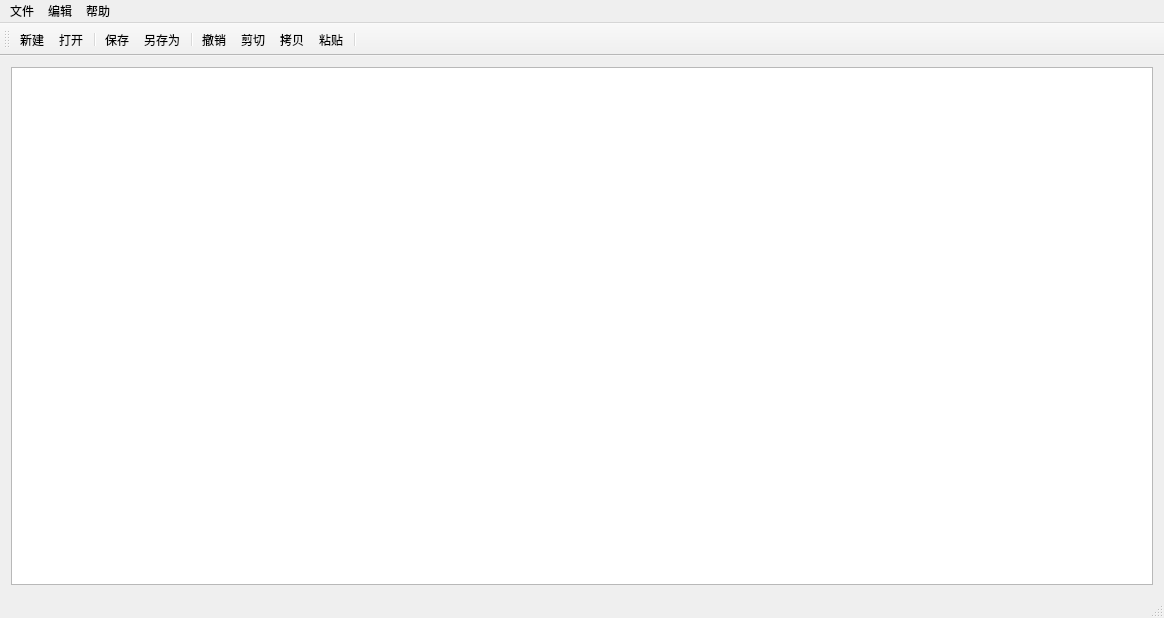
<?xml version="1.0" encoding="UTF-8"?>
<ui version="4.0">
 <class>MainWindow</class>
 <widget class="QMainWindow" name="MainWindow">
  <property name="geometry">
   <rect>
    <x>0</x>
    <y>0</y>
    <width>1164</width>
    <height>618</height>
   </rect>
  </property>
  <property name="windowTitle">
   <string>MainWindow</string>
  </property>
  <widget class="QWidget" name="centralWidget">
   <layout class="QGridLayout" name="gridLayout">
    <item row="0" column="0">
     <widget class="QTextEdit" name="textEdit"/>
    </item>
   </layout>
  </widget>
  <widget class="QMenuBar" name="menuBar">
   <property name="geometry">
    <rect>
     <x>0</x>
     <y>0</y>
     <width>1164</width>
     <height>28</height>
    </rect>
   </property>
   <widget class="QMenu" name="menu_file">
    <property name="title">
     <string>文件</string>
    </property>
    <addaction name="action_new"/>
    <addaction name="separator"/>
    <addaction name="action_open"/>
    <addaction name="separator"/>
    <addaction name="action_save"/>
    <addaction name="separator"/>
    <addaction name="action_saveas"/>
    <addaction name="action_close"/>
   </widget>
   <widget class="QMenu" name="menu_edit">
    <property name="title">
     <string>编辑</string>
    </property>
    <addaction name="action_undo"/>
    <addaction name="action_cut"/>
    <addaction name="action_copy"/>
    <addaction name="action_paste"/>
   </widget>
   <widget class="QMenu" name="menu_help">
    <property name="title">
     <string>帮助</string>
    </property>
    <addaction name="action_about"/>
   </widget>
   <addaction name="menu_file"/>
   <addaction name="menu_edit"/>
   <addaction name="menu_help"/>
  </widget>
  <widget class="QToolBar" name="mainToolBar">
   <attribute name="toolBarArea">
    <enum>TopToolBarArea</enum>
   </attribute>
   <attribute name="toolBarBreak">
    <bool>false</bool>
   </attribute>
   <addaction name="action_new"/>
   <addaction name="action_open"/>
   <addaction name="separator"/>
   <addaction name="action_save"/>
   <addaction name="action_saveas"/>
   <addaction name="separator"/>
   <addaction name="action_undo"/>
   <addaction name="action_cut"/>
   <addaction name="action_copy"/>
   <addaction name="action_paste"/>
   <addaction name="separator"/>
  </widget>
  <widget class="QStatusBar" name="statusBar">
   <property name="enabled">
    <bool>true</bool>
   </property>
  </widget>
  <action name="action_new">
   <property name="icon">
    <iconset resource="image.qrc">
     <normaloff>:/images/images/new.png</normaloff>:/images/images/new.png</iconset>
   </property>
   <property name="text">
    <string>新建</string>
   </property>
  </action>
  <action name="action_open">
   <property name="icon">
    <iconset resource="image.qrc">
     <normaloff>:/images/images/open.png</normaloff>:/images/images/open.png</iconset>
   </property>
   <property name="text">
    <string>打开</string>
   </property>
  </action>
  <action name="action_save">
   <property name="icon">
    <iconset resource="image.qrc">
     <normaloff>:/images/images/save.png</normaloff>:/images/images/save.png</iconset>
   </property>
   <property name="text">
    <string>保存</string>
   </property>
   <property name="shortcut">
    <string>Ctrl+S</string>
   </property>
  </action>
  <action name="action_saveas">
   <property name="icon">
    <iconset resource="image.qrc">
     <normaloff>:/images/images/save_as.png</normaloff>:/images/images/save_as.png</iconset>
   </property>
   <property name="text">
    <string>另存为</string>
   </property>
  </action>
  <action name="action_close">
   <property name="icon">
    <iconset resource="image.qrc">
     <normaloff>:/images/images/close.png</normaloff>:/images/images/close.png</iconset>
   </property>
   <property name="text">
    <string>关闭</string>
   </property>
  </action>
  <action name="action_undo">
   <property name="icon">
    <iconset resource="image.qrc">
     <normaloff>:/images/images/undo.png</normaloff>:/images/images/undo.png</iconset>
   </property>
   <property name="text">
    <string>撤销</string>
   </property>
  </action>
  <action name="action_cut">
   <property name="icon">
    <iconset resource="image.qrc">
     <normaloff>:/images/images/cut.png</normaloff>:/images/images/cut.png</iconset>
   </property>
   <property name="text">
    <string>剪切</string>
   </property>
  </action>
  <action name="action_copy">
   <property name="icon">
    <iconset resource="image.qrc">
     <normaloff>:/images/images/copy.png</normaloff>:/images/images/copy.png</iconset>
   </property>
   <property name="text">
    <string>拷贝</string>
   </property>
  </action>
  <action name="action_paste">
   <property name="icon">
    <iconset resource="image.qrc">
     <normaloff>:/images/images/paste.png</normaloff>:/images/images/paste.png</iconset>
   </property>
   <property name="text">
    <string>粘贴</string>
   </property>
  </action>
  <action name="action_about">
   <property name="text">
    <string>关于</string>
   </property>
  </action>
 </widget>
 <layoutdefault spacing="6" margin="11"/>
 <resources>
  <include location="image.qrc"/>
 </resources>
 <connections/>
</ui>
